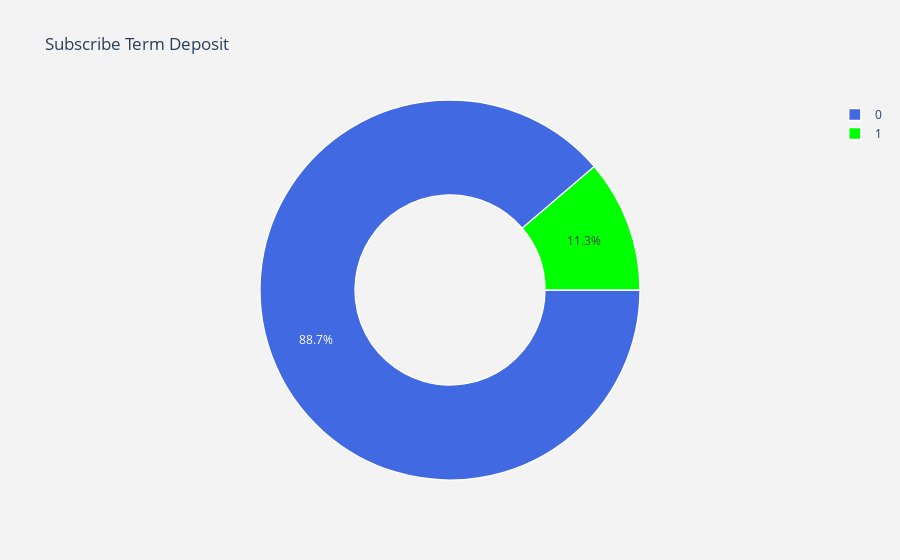

Notebook code cell kept with this figure:
### Code cell
# Get label
lab = df.groupBy('y').count().toPandas()['y'] # type: pd.Series
# Get count
values = df.groupBy('y').count().toPandas()['count'] # type: pd.Series

trace = go.Pie(labels=lab, values=values,
               marker=dict(colors=['lime', 'royalblue'],
                           line=dict(color='white',
                                     width=1.3)),
               rotation=90,
               hole=.5)

layout = go.Layout(dict(title='Subscribe Term Deposit'),
                        plot_bgcolor="rgb(243,243,243)",
                        paper_bgcolor="rgb(243,243,243)")

fig = go.Figure(data=[trace], layout=layout)
py.iplot(fig)

### Figure 1 — Plotly figure (JSON) as saved in the notebook; plotly's stock layout.template omitted (floating-point values rounded to 4 significant figures)
{"data": [{"hole": 0.5, "labels": [1, 0], "marker": {"colors": ["lime", "royalblue"], "line": {"color": "white", "width": 1.3}}, "rotation": 90, "type": "pie", "values": [4640, 36548]}], "layout": {"paper_bgcolor": "rgb(243,243,243)", "plot_bgcolor": "rgb(243,243,243)", "title": {"text": "Subscribe Term Deposit"}}}
